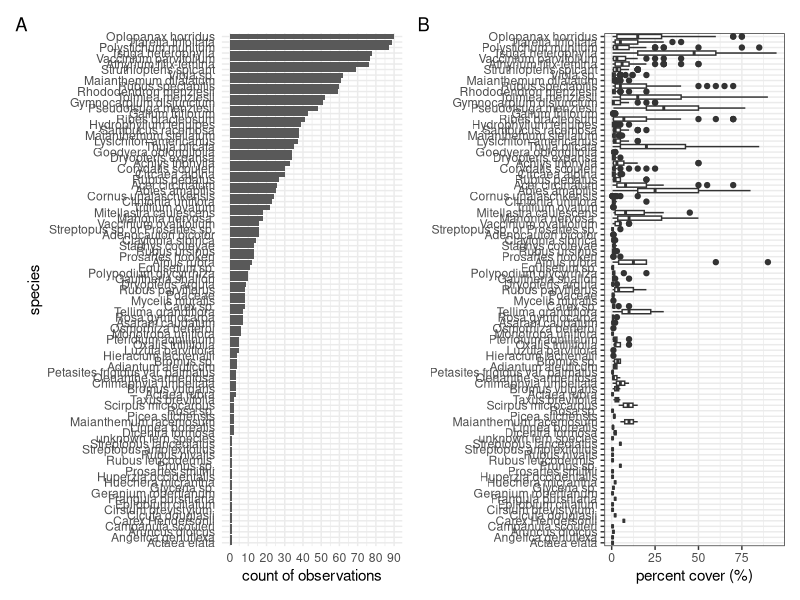

Recreate this plot in R.
## ---- chunk 1
#| label: load-packages
#| warning: false
#| echo: false

# load relevant packages
library(tidyverse) #for wrangling and plotting
library(patchwork) # for multipanel plotting

#load data for publication
spcover_q<-read_csv("data/spcover.csv")


## ---- chunk 2
#| echo: false
n_plots <-spcover_q  %>%  
  select(plot_id)   %>% 
  n_distinct() 

n_obs <-spcover_q  %>%  
  select(observation_date.only)   %>% 
  n_distinct() 

n_reaches <-spcover_q  %>%  
  select(reach)   %>% 
  n_distinct() 

name_reach<-spcover_q  %>%  
  select(reach, plot_id)   %>% 
  unique() %>% 
  group_by( reach) %>% 
  summarise(freq = n()) %>% 
  filter(freq != 24) %>% 
  pull(reach)

num_reach<-spcover_q  %>%  
  select(reach, plot_id)   %>% 
  unique() %>% 
  group_by( reach) %>% 
  summarise(freq = n()) %>% 
  filter(freq != 24) %>% 
  pull(freq)
## ---- chunk 3
#| echo: false
n_species <-spcover_q  %>%  
  select(species_code)   %>% 
  n_distinct() 

n_treesp <-spcover_q  %>%  
  filter(vegetation_type == "tree") %>% 
  select(species_code)   %>% 
  n_distinct() 

spec_arranged<-spcover_q %>% 
  group_by(scientific_name) %>%
  summarise(freq = n()) %>% 
  drop_na() %>%
  arrange(freq) %>% 
  pull(scientific_name)

spec_arranged<-spcover_q %>% 
  group_by(scientific_name) %>%
  summarise(freq = n()) %>% 
  drop_na() %>%
  arrange(freq) %>% 
  pull(scientific_name)

cov_max <- spcover_q %>% 
  select(percent_cover_num) %>% 
  max()

## ---- chunk 4
#| label: fig-freq-cov
#| fig-width: 7.5
#| fig-cap: The frequency each plant species was observed across the 93 surveyed plots (A), alongside the median, first and third quantile of each observation (B). 
#| echo: false

p1<-spcover_q %>% 
  group_by(scientific_name) %>%
  summarise(freq = n()) %>% 
  drop_na() %>% 
  ggplot(aes(x = reorder(scientific_name, freq), y = freq)) +
  geom_bar(stat = "identity") + 
  labs(y = "count of observations",
       x = NULL) + 
  scale_y_continuous(breaks=seq(0,100,by=5))+
  coord_flip() + 
  theme_minimal() + 
  scale_y_continuous(breaks=seq(0,100,by=10)) + 
  labs(y = "count of observations",
       x = "species")

p2 <-ggplot(spcover_q %>% 
         drop_na(scientific_name) %>% 
         mutate(scientific_name = fct_relevel(scientific_name, spec_arranged)),
       aes(x = scientific_name,  y = percent_cover_num)) + 
  geom_boxplot() +
  coord_flip() +
  labs(y = "percent cover (%)",
       x = "species") +
  theme_bw() +
  labs(y = "percent cover (%)",
                x = NULL)
p1 + p2 + plot_annotation(tag_levels = "A")
